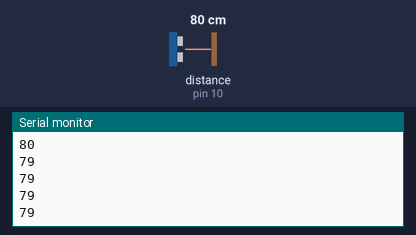
Simulated run of this sketch. Board: Arduino Uno, built with avr-gcc and run on an emulated ATmega328P. On the bench: the last lines printed to the serial monitor. Wiring (inferred from the names in the program): ultrasonic range finder: trigger pin 9; echo pin 10. The test bench sets the inputs (shaded band); at power-on: distance to the obstacle (sensor on pin 10) 80 cm. The echo pulse lasts 58.3 µs per cm.

Above: at 1.2 s.
1.3 s: distance to the obstacle (sensor on pin 10) set to 2 cm
At 1.71 s:
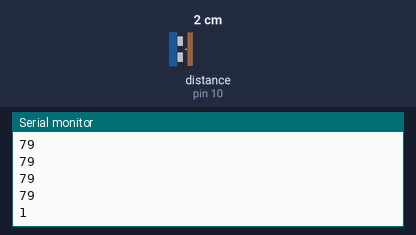
2.8 s: distance to the obstacle (sensor on pin 10) set to 4 cm
At 2.97 s:
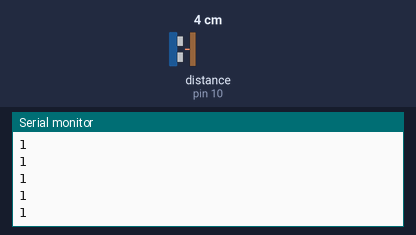
Timing chart, 0 to 5.8 s (numbered marks = the images above; inputs shaded):
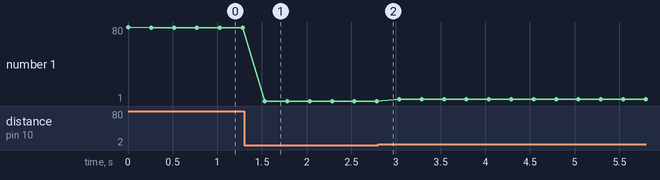

The sketch:

uzaklik_sensoru.ino
```cpp
#define trig 9
#define echo 10

int mesafe;
int sure;


void setup() {
  Serial.begin(9600);
  pinMode(trig,OUTPUT);
  pinMode(echo,INPUT);

}

void loop() {
  Serial.println(mesafeBul());
  delay(250);

}

int mesafeBul()
{
  digitalWrite(trig,LOW);
  delayMicroseconds(2);
  digitalWrite(trig,HIGH);
  delayMicroseconds(10);
  digitalWrite(trig,LOW);
  sure = pulseIn(echo,HIGH);
  mesafe = (sure/2)/29.1;
  return mesafe;
}
```

Measured:
- after the input at 1.3 s, the serial monitor: prints a new line after 0.23 s (image 1)
- plotted number 1: 79 → 1 after the input at 1.3 s, 1 → 3 after the input at 2.8 s
